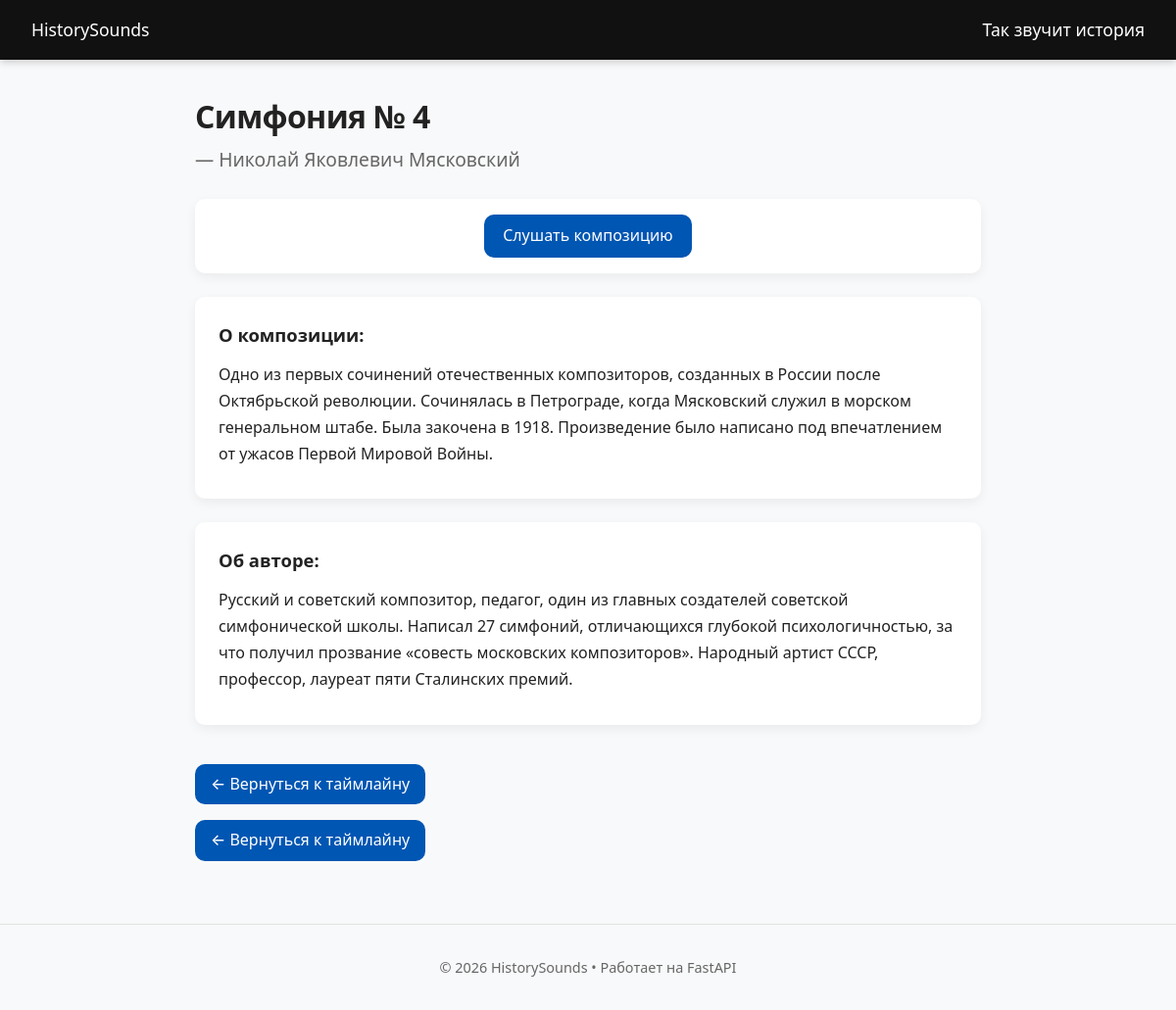
Screenshot of /song/Симфония № 4 with the database file from the repository.
### models/songs.py (models this page shows)
class Song(Base):
    __tablename__ = "songs"
    id = Column(Integer, primary_key=True, index=True, autoincrement=True)
    name = Column(String, nullable=False)
    composer = Column(String, nullable=False)
    description = Column(Text, nullable=True)
    composer_info = Column(String, nullable=True)
    link = Column(String, nullable=True)
    events = relationship("Event", secondary=song_event, back_populates="songs")

### app.py (the view)
@app.get("/song/{song_slug}", response_class=HTMLResponse)
async def song_page(request: Request, song_slug: str, db: Session = Depends(get_db)):
    from urllib.parse import unquote
    import re
    def normalize(t: str) -> str:
        if not t: return ""
        t = str(t).lower().strip()
        t = re.sub(r'[^\w\s-]', '', t)  # Strips «»""'':,.;!? etc.
        return re.sub(r'\s+', ' ', t)
    song_q = normalize(unquote(song_slug))
    song = next((s for s in db.query(Song).all() if normalize(s.name) == song_q), None)
    if not song:
        raise HTTPException(status_code=404, detail="Song not found")
    return templates.TemplateResponse(request, "song.html", {"song": song})

### templates/song.html (shortened to what this page needs)
{% extends "base.html" %}
{% block content %}
<article class="song-page">
  <div class="page-header">
    <h1>{{ song.name }}</h1>
    {% set comp = (song.composer or "")|string|trim %}
    {% if comp and comp|lower not in ['nan','none','','?','—','-'] %}
      <h2>— {{ comp }}</h2>
    {% else %}
      <h2><em>(Автор неизвестен)</em></h2>
    {% endif %}
  </div>
{% if song.link %}
<div class="card link-card">
  <a href="{{ song.link }}" target="_blank" rel="noopener" class="audio-btn">
    Слушать композицию
  </a>
</div>
{% endif %}
  {% if song.description %}
  <div class="card">
    <h3>О композиции:</h3>
    <p>{{ song.description }}</p>
  </div>
  {% endif %}
{% if song.composer_info %}
  <div class="card">
    <h3>Об авторе:</h3>
    <p>{{ song.composer_info }}</p>
  </div>
  {% endif %}
  <a href="/" class="back-btn">← Вернуться к таймлайну</a>
</article>
{% set from_event = request.query_params.get('from_event') %}
{% if from_event %}
  <a href="/event/{{ from_event }}" class="back-btn">← Вернуться к событию</a>
{% else %}
  <a href="/" class="back-btn">← Вернуться к таймлайну</a>
{% endif %}
{% endblock %}

### static/style.css (style rules this page uses)
:root { --primary: #0056b3; --primary-hover: #003d82; --bg: #f8f9fa; --card-bg: #ffffff; --text: #222; --text-muted: #666; --border: #e0e0e0; --shadow: 0 4px 12px rgba(0,0,0,0.06); --shadow-hover: 0 8px 24px rgba(0,0,0,0.12); --radius: 10px; --transition: 0.2s ease; }
* { box-sizing: border-box; margin: 0; padding: 0; }
html, body { font-family: system-ui, -apple-system, "Segoe UI", Roboto, sans-serif; line-height: 1.6; color: var(--text); background: var(--bg); min-height: 100vh; display: flex; flex-direction: column; }
h1 { margin-bottom: 0.5rem; font-size: 2rem; letter-spacing: -0.02em; }
.page-header { margin-bottom: 1.5rem; }
.page-header h1 { margin-bottom: 0.25rem; }
.page-header h2 { color: var(--text-muted); font-weight: 400; font-size: 1.2rem; }
.card { background: var(--card-bg); padding: 1.5rem; border-radius: var(--radius); box-shadow: var(--shadow); margin-bottom: 1.5rem; }
.card h3 { margin-bottom: 0.75rem; font-size: 1.15rem; }
.card p, .card li { line-height: 1.7; margin-bottom: 0.5rem; }
.back-btn { display: inline-flex; align-items: center; gap: 0.5rem; margin-top: 1rem; padding: 0.5rem 1rem; background: var(--primary); color: white; text-decoration: none; border-radius: var(--radius); font-weight: 500; transition: background var(--transition); }
.link-card { text-align: center; padding: 1rem; }
.audio-btn { display: inline-block; padding: 0.6rem 1.2rem; background: var(--primary); color: white; text-decoration: none; border-radius: var(--radius); font-weight: 500; transition: background var(--transition); }

### rows the page displays
Song: name "Симфония № 4", composer "Николай Яковлевич Мясковский", description "Одно из первых сочинений отечественных композиторов, созданных в России после Октябрьской революции. Сочинялась в Петрограде, когда Мясковский служил в морском генеральном штабе. Была закочена в 1918. Произведение было написано под впечатлением от ужасов Первой Мировой Войны.", composer_info "Русский и советский композитор, педагог, один из главных создателей советской симфонической школы. Написал 27 симфоний, отличающихся глубокой психологичностью, за что получил прозвание «совесть московских композиторов». Народный артист СССР, профессор, лауреат пяти Сталинских премий."
